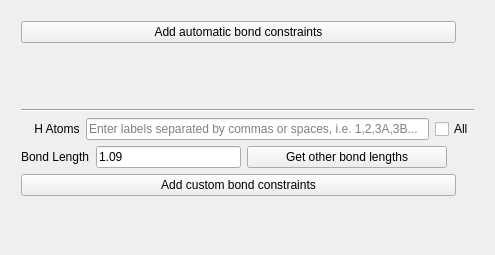
                  <widget class="QWidget" name="page_17">
                   <property name="geometry">
                    <rect>
                     <x>0</x>
                     <y>0</y>
                     <width>495</width>
                     <height>255</height>
                    </rect>
                   </property>
                   <attribute name="label">
                    <string>Add Bond Constraints</string>
                   </attribute>
                   <layout class="QGridLayout" name="gridLayout_20">
                    <item row="0" column="0">
                     <layout class="QVBoxLayout" name="verticalLayout_24">
                      <property name="leftMargin">
                       <number>10</number>
                      </property>
                      <property name="topMargin">
                       <number>10</number>
                      </property>
                      <property name="rightMargin">
                       <number>10</number>
                      </property>
                      <property name="bottomMargin">
                       <number>10</number>
                      </property>
                      <item>
                       <widget class="QPushButton" name="autoResetBondBut">
                        <property name="minimumSize">
                         <size>
                          <width>435</width>
                          <height>0</height>
                         </size>
                        </property>
                        <property name="maximumSize">
                         <size>
                          <width>435</width>
                          <height>16777215</height>
                         </size>
                        </property>
                        <property name="text">
                         <string>Add automatic bond constraints</string>
                        </property>
                       </widget>
                      </item>
                      <item>
                       <widget class="QLabel" name="autoResetBondStatusLab">
                        <property name="font">
                         <font>
                          <italic>true</italic>
                         </font>
                        </property>
                        <property name="text">
                         <string/>
                        </property>
                        <property name="textInteractionFlags">
                         <set>Qt::LinksAccessibleByMouse|Qt::TextSelectableByMouse</set>
                        </property>
                       </widget>
                      </item>
                      <item>
                       <spacer name="verticalSpacer_13">
                        <property name="orientation">
                         <enum>Qt::Vertical</enum>
                        </property>
                        <property name="sizeType">
                         <enum>QSizePolicy::Fixed</enum>
                        </property>
                        <property name="sizeHint" stdset="0">
                         <size>
                          <width>20</width>
                          <height>40</height>
                         </size>
                        </property>
                       </spacer>
                      </item>
                      <item>
                       <widget class="Line" name="line_20">
                        <property name="orientation">
                         <enum>Qt::Horizontal</enum>
                        </property>
                       </widget>
                      </item>
                      <item>
                       <layout class="QVBoxLayout" name="verticalLayout_52">
                        <property name="topMargin">
                         <number>0</number>
                        </property>
                        <item>
                         <layout class="QHBoxLayout" name="horizontalLayout_31">
                          <property name="topMargin">
                           <number>0</number>
                          </property>
                          <item>
                           <widget class="QLabel" name="label_64">
                            <property name="text">
                             <string>    H Atoms</string>
                            </property>
                           </widget>
                          </item>
                          <item>
                           <widget class="QLineEdit" name="resetHInput">
                            <property name="placeholderText">
                             <string>Enter labels separated by commas or spaces, i.e. 1,2,3A,3B...</string>
                            </property>
                           </widget>
                          </item>
                          <item>
                           <widget class="QCheckBox" name="allResetBox">
                            <property name="text">
                             <string>All</string>
                            </property>
                           </widget>
                          </item>
                         </layout>
                        </item>
                       </layout>
                      </item>
                      <item>
                       <layout class="QHBoxLayout" name="horizontalLayout_20">
                        <item>
                         <widget class="QLabel" name="label_3">
                          <property name="text">
                           <string>Bond Length</string>
                          </property>
                         </widget>
                        </item>
                        <item>
                         <widget class="QLineEdit" name="resetLengthInput">
                          <property name="minimumSize">
                           <size>
                            <width>145</width>
                            <height>0</height>
                           </size>
                          </property>
                          <property name="maximumSize">
                           <size>
                            <width>145</width>
                            <height>16777215</height>
                           </size>
                          </property>
                          <property name="text">
                           <string>1.09</string>
                          </property>
                         </widget>
                        </item>
                        <item>
                         <widget class="QPushButton" name="brammerBondLengthsBut">
                          <property name="minimumSize">
                           <size>
                            <width>200</width>
                            <height>0</height>
                           </size>
                          </property>
                          <property name="maximumSize">
                           <size>
                            <width>400</width>
                            <height>16777215</height>
                           </size>
                          </property>
                          <property name="text">
                           <string>Get other bond lengths</string>
                          </property>
                         </widget>
                        </item>
                        <item>
                         <spacer name="horizontalSpacer_4">
                          <property name="orientation">
                           <enum>Qt::Horizontal</enum>
                          </property>
                          <property name="sizeHint" stdset="0">
                           <size>
                            <width>40</width>
                            <height>20</height>
                           </size>
                          </property>
                         </spacer>
                        </item>
                       </layout>
                      </item>
                      <item>
                       <layout class="QHBoxLayout" name="horizontalLayout_33" stretch="9,8">
                        <property name="spacing">
                         <number>20</number>
                        </property>
                        <property name="topMargin">
                         <number>0</number>
                        </property>
                        <item>
                         <widget class="QPushButton" name="resetBondBut">
                          <property name="minimumSize">
                           <size>
                            <width>435</width>
                            <height>0</height>
                           </size>
                          </property>
                          <property name="maximumSize">
                           <size>
                            <width>435</width>
                            <height>16777215</height>
                           </size>
                          </property>
                          <property name="text">
                           <string>Add custom bond constraints</string>
                          </property>
                         </widget>
                        </item>
                        <item>
                         <spacer name="horizontalSpacer_9">
                          <property name="orientation">
                           <enum>Qt::Horizontal</enum>
                          </property>
                          <property name="sizeHint" stdset="0">
                           <size>
                            <width>40</width>
                            <height>20</height>
                           </size>
                          </property>
                         </spacer>
                        </item>
                       </layout>
                      </item>
                      <item>
                       <widget class="QLabel" name="resetBondStatusLab">
                        <property name="font">
                         <font>
                          <italic>true</italic>
                         </font>
                        </property>
                        <property name="text">
                         <string/>
                        </property>
                        <property name="wordWrap">
                         <bool>true</bool>
                        </property>
                       </widget>
                      </item>
                      <item>
                       <spacer name="verticalSpacer_14">
                        <property name="orientation">
                         <enum>Qt::Vertical</enum>
                        </property>
                        <property name="sizeHint" stdset="0">
                         <size>
                          <width>20</width>
                          <height>40</height>
                         </size>
                        </property>
                       </spacer>
                      </item>
                     </layout>
                    </item>
                   </layout>
                  </widget>
